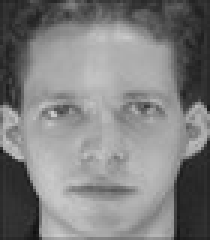
#> input picture dataset/s1/1_1.jpg, 70 x 80 px (shown 3 times larger); its folder holds only this picture in this run
$ python main.py
#> lines starting #> are read from the running program, lines starting #| are printed output that depends on the picture
import os
import cv2
import numpy as np
import matplotlib.pyplot as plt

# -------------------------------
# 1. Load Dataset
# -------------------------------
def load_dataset(dataset_path='dataset'):
#> called with dataset_path = 'dataset'
    images = []
    labels = []

    for person in os.listdir(dataset_path):
        person_path = os.path.join(dataset_path, person)

        if not os.path.isdir(person_path):
            continue

        for img_name in os.listdir(person_path):
            img_path = os.path.join(person_path, img_name)

            img = cv2.imread(img_path, cv2.IMREAD_GRAYSCALE)
#> img is the input picture: shape (80, 70); min 15, max 203, mean 127.6
            if img is None:
                continue

            images.append(img)
            labels.append(person)

    return images, labels


# -------------------------------
# 2. Preprocess Images
# -------------------------------
def preprocess_images(images):
    processed = []

    for img in images:
        resized = cv2.resize(img, (100, 100))
        flattened = resized.flatten()
        processed.append(flattened)

    A = np.array(processed).T
    return A


# -------------------------------
# 3. Compute Mean Face
# -------------------------------
def compute_mean(A):
    return np.mean(A, axis=1, keepdims=True)


# -------------------------------
# 4. Normalize Data
# -------------------------------
def normalize_data(A, mean_face):
    return A - mean_face


# -------------------------------
# 5. Compute Eigenfaces
# -------------------------------
def compute_eigenfaces(A_normalized, k):
    cov_matrix = np.dot(A_normalized.T, A_normalized)

    eigenvalues, eigenvectors = np.linalg.eig(cov_matrix)

    idx = np.argsort(-eigenvalues)
    eigenvectors = eigenvectors[:, idx]

    eigenfaces = np.dot(A_normalized, eigenvectors)
    eigenfaces = eigenfaces[:, :k]

    for i in range(k):
        eigenfaces[:, i] = eigenfaces[:, i] / np.linalg.norm(eigenfaces[:, i])

    return eigenfaces


# -------------------------------
# 6. Project Faces
# -------------------------------
def project_faces(A_normalized, eigenfaces):
    return np.dot(eigenfaces.T, A_normalized)


# -------------------------------
# 7. Recognize Face
# -------------------------------
def recognize_face(test_image, mean_face, eigenfaces, projected_data):
    test_image = test_image.reshape(-1, 1)

    test_normalized = test_image - mean_face
    test_projection = np.dot(eigenfaces.T, test_normalized)

    distances = np.linalg.norm(projected_data - test_projection, axis=0)

    return np.argmin(distances), np.min(distances)


# -------------------------------
# 8. Main Function
# -------------------------------
if __name__ == "__main__":

    print("Loading dataset...")
    images, labels = load_dataset()
#> images = 2 items; labels = ['s1', 's10']
    print("Number of images:", len(images))
#| Number of images: 2

    print("Preprocessing...")
    A = preprocess_images(images)
#> the loop in preprocess_images, `for img in images:` made 2 passes
#> pass 1, in preprocess_images, `resized = cv2.resize(img, (100, 100))`:
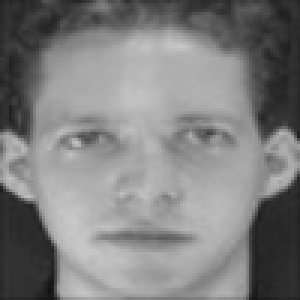
#> resized: shape (100, 100) (shown 3 times larger); min 18, max 200, mean 127.4
#> pass 2, in preprocess_images, `resized = cv2.resize(img, (100, 100))`:
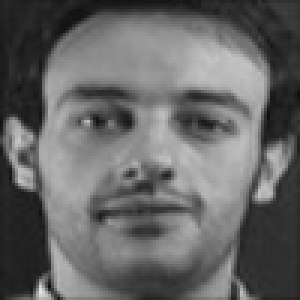
#> resized: shape (100, 100) (shown 3 times larger); min 15, max 228, mean 102
#> after the loop in preprocess_images, `for img in images:`: processed = 2 items
#> in preprocess_images, `A = np.array(processed).T`: A = 10000 pairs, first value 18 to 200, second value 15 to 228
    print("Matrix shape:", A.shape)
#| Matrix shape: (10000, 2)

    print("Computing mean face...")
    mean_face = compute_mean(A)
#> mean_face = 10000 values, max 186.5 at index 4705, min 19 at index 9516, mean 114.7

    print("Normalizing data...")
    A_normalized = normalize_data(A, mean_face)
#> A_normalized = 10000 pairs, first value -94 to 86.5, second value -86.5 to 94

    print("Computing eigenfaces...")
    k = 10
    eigenfaces = compute_eigenfaces(A_normalized, k)
#> in compute_eigenfaces, `cov_matrix = np.dot(A_normalized.T, A_normalized)`: cov_matrix = [[6172774, -6172774], [-6172774, 6172774]]
#> in compute_eigenfaces, `eigenvalues, eigenvectors = np.linalg.eig(cov_matrix)`: eigenvalues = [12345548, 9.31e-10]; eigenvectors = [[0.707, 0.707], [-0.707, 0.707]]
#> in compute_eigenfaces, `idx = np.argsort(-eigenvalues)`: idx = [0, 1]
#> in compute_eigenfaces, `eigenfaces = np.dot(A_normalized, eigenvectors)`: eigenfaces = 10000 pairs, first value -132.9 to 122.3, second value -1.17e-14 to 1.33e-14
#> after the loop in compute_eigenfaces, `for i in range(k):`: eigenfaces = 10000 pairs, first value -0.0378 to 0.0348, second value -0.0407 to 0.0465
#> (the run stopped early here; a loop or call above may not have finished)
